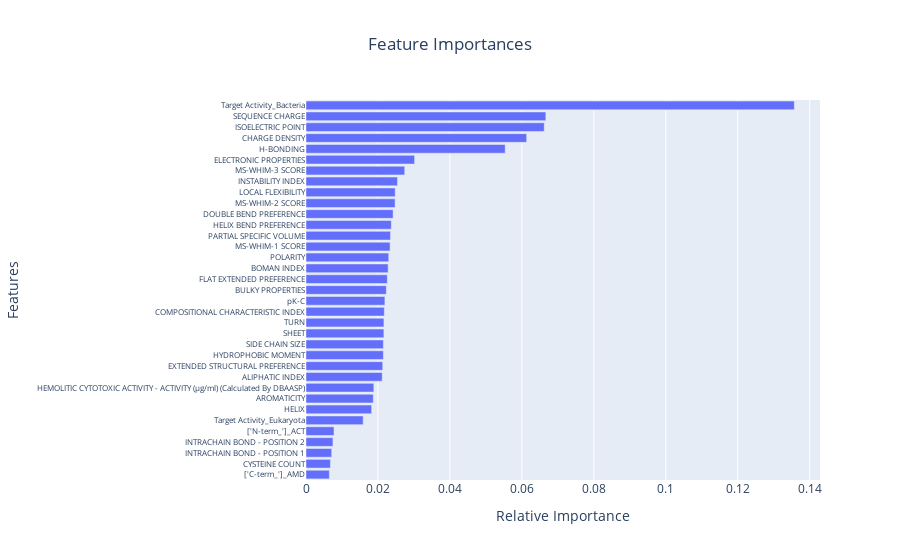

Notebook source saved alongside this figure:
### Code cell
# Create interactive plot for better visualisation
df = pd.DataFrame([features[i] for i in indices], columns=["Features"])
df["Relative Importance"] = importances[indices]
df.sort_values("Relative Importance", ascending=False, inplace=True, ignore_index=True)

fig = px.bar(df.iloc[:35], x="Relative Importance", y="Features",orientation='h',
                title="Feature Importances")
fig.update_layout(yaxis=dict(autorange="reversed"), title_x=0.5)
fig.update_yaxes(tickfont=dict(size=8))
fig.show()

### Figure 1 — Plotly figure (JSON) as saved in the notebook; plotly's stock layout.template omitted (floating-point values rounded to 4 significant figures)
{"data": [{"alignmentgroup": "True", "hovertemplate": "Relative Importance=%{x}<br>Features=%{y}<extra></extra>", "legendgroup": "", "marker": {"color": "#636efa", "pattern": {"shape": ""}}, "name": "", "offsetgroup": "", "orientation": "h", "showlegend": false, "textposition": "auto", "type": "bar", "x": [0.1357, 0.06666, 0.06622, 0.06133, 0.05537, 0.03019, 0.02744, 0.02543, 0.0248, 0.02476, 0.02421, 0.02372, 0.02348, 0.02336, 0.023, 0.02284, 0.0226, 0.02233, 0.02193, 0.02177, 0.02166, 0.02165, 0.02151, 0.0215, 0.02133, 0.02118, 0.01886, 0.0187, 0.01825, 0.01589, 0.007776, 0.007492, 0.007136, 0.00678, 0.006486], "xaxis": "x", "y": ["Target Activity_Bacteria", "SEQUENCE CHARGE", "ISOELECTRIC POINT", "CHARGE DENSITY", "H-BONDING", "ELECTRONIC PROPERTIES", "MS-WHIM-3 SCORE", "INSTABILITY INDEX", "LOCAL FLEXIBILITY", "MS-WHIM-2 SCORE", "DOUBLE BEND PREFERENCE", "HELIX BEND PREFERENCE", "PARTIAL SPECIFIC VOLUME", "MS-WHIM-1 SCORE", "POLARITY", "BOMAN INDEX", "FLAT EXTENDED PREFERENCE", "BULKY PROPERTIES", "pK-C", "COMPOSITIONAL CHARACTERISTIC INDEX", "TURN", "SHEET", "SIDE CHAIN SIZE", "HYDROPHOBIC MOMENT", "EXTENDED STRUCTURAL PREFERENCE", "ALIPHATIC INDEX", "HEMOLITIC CYTOTOXIC ACTIVITY - ACTIVITY (μg/ml) (Calculated By DBAASP)", "AROMATICITY", "HELIX", "Target Activity_Eukaryota", "['N-term_']_ACT", "INTRACHAIN BOND - POSITION 2", "INTRACHAIN BOND - POSITION 1", "CYSTEINE COUNT", "['C-term_']_AMD"], "yaxis": "y"}], "layout": {"barmode": "relative", "legend": {"tracegroupgap": 0}, "title": {"text": "Feature Importances", "x": 0.5}, "xaxis": {"anchor": "y", "domain": [0, 1], "title": {"text": "Relative Importance"}}, "yaxis": {"anchor": "x", "autorange": "reversed", "domain": [0, 1], "tickfont": {"size": 8}, "title": {"text": "Features"}}}}
